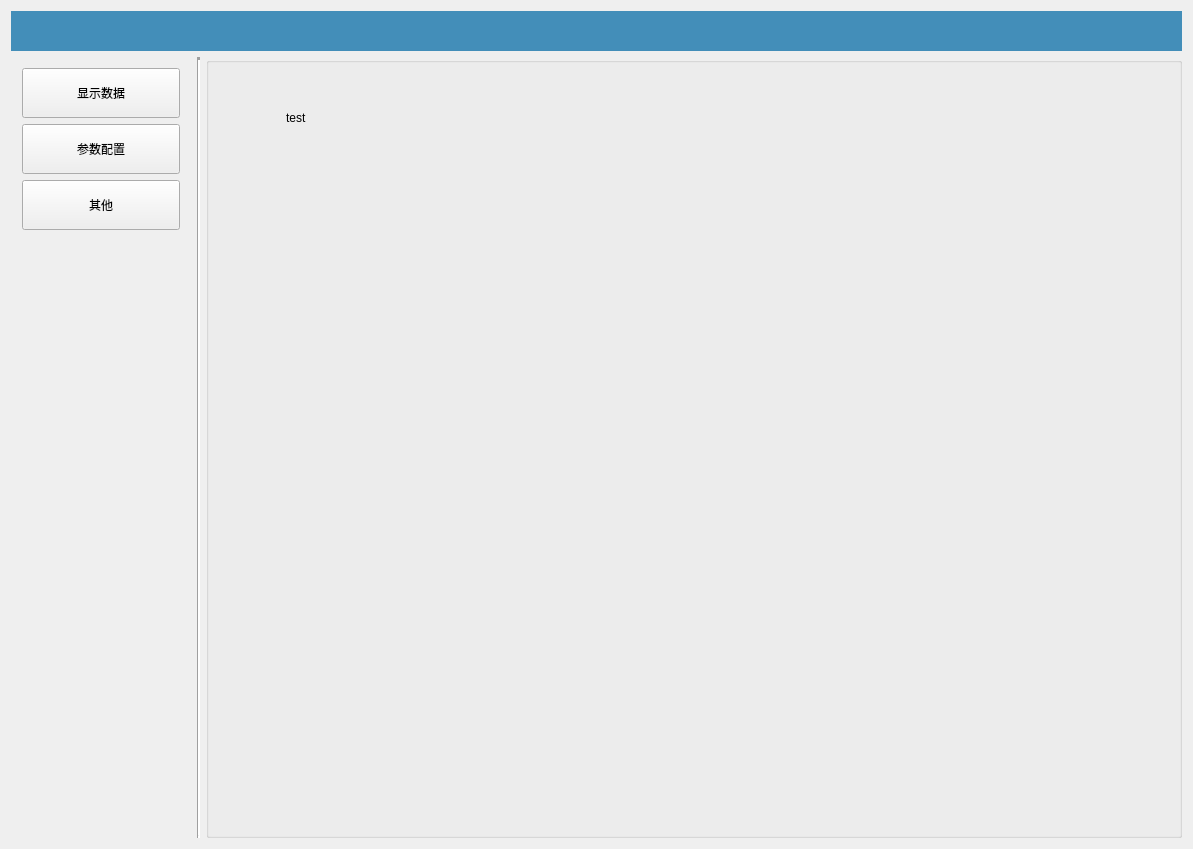
<?xml version="1.0" encoding="UTF-8"?>
<ui version="4.0">
 <class>SerialComClass</class>
 <widget class="QWidget" name="SerialComClass">
  <property name="geometry">
   <rect>
    <x>0</x>
    <y>0</y>
    <width>1193</width>
    <height>849</height>
   </rect>
  </property>
  <property name="windowTitle">
   <string>SerialCom</string>
  </property>
  <layout class="QGridLayout" name="gridLayout">
   <item row="1" column="0">
    <layout class="QHBoxLayout" name="horizontalLayout">
     <item>
      <widget class="QWidget" name="widget_option" native="true">
       <property name="maximumSize">
        <size>
         <width>180</width>
         <height>16777215</height>
        </size>
       </property>
       <layout class="QVBoxLayout" name="verticalLayout">
        <item>
         <widget class="QPushButton" name="pushButton_diaplay">
          <property name="minimumSize">
           <size>
            <width>100</width>
            <height>50</height>
           </size>
          </property>
          <property name="text">
           <string>显示数据</string>
          </property>
         </widget>
        </item>
        <item>
         <widget class="QPushButton" name="pushButton_config">
          <property name="minimumSize">
           <size>
            <width>100</width>
            <height>50</height>
           </size>
          </property>
          <property name="text">
           <string>参数配置</string>
          </property>
         </widget>
        </item>
        <item>
         <widget class="QPushButton" name="pushButton_other">
          <property name="minimumSize">
           <size>
            <width>100</width>
            <height>50</height>
           </size>
          </property>
          <property name="text">
           <string>其他</string>
          </property>
         </widget>
        </item>
        <item>
         <spacer name="verticalSpacer">
          <property name="orientation">
           <enum>Qt::Vertical</enum>
          </property>
          <property name="sizeHint" stdset="0">
           <size>
            <width>20</width>
            <height>584</height>
           </size>
          </property>
         </spacer>
        </item>
       </layout>
      </widget>
     </item>
     <item>
      <widget class="Line" name="line">
       <property name="font">
        <font>
         <weight>75</weight>
         <bold>true</bold>
        </font>
       </property>
       <property name="lineWidth">
        <number>3</number>
       </property>
       <property name="orientation">
        <enum>Qt::Vertical</enum>
       </property>
      </widget>
     </item>
     <item>
      <widget class="QGroupBox" name="groupBox_man">
       <property name="title">
        <string/>
       </property>
       <property name="flat">
        <bool>false</bool>
       </property>
       <widget class="QStackedWidget" name="stackedWidget">
        <property name="geometry">
         <rect>
          <x>20</x>
          <y>0</y>
          <width>931</width>
          <height>741</height>
         </rect>
        </property>
        <property name="lineWidth">
         <number>3</number>
        </property>
        <property name="currentIndex">
         <number>0</number>
        </property>
        <widget class="QWidget" name="page">
         <widget class="QLabel" name="label">
          <property name="geometry">
           <rect>
            <x>60</x>
            <y>30</y>
            <width>161</width>
            <height>61</height>
           </rect>
          </property>
          <property name="text">
           <string>test</string>
          </property>
         </widget>
        </widget>
        <widget class="QWidget" name="page_2"/>
       </widget>
      </widget>
     </item>
    </layout>
   </item>
   <item row="0" column="0">
    <widget class="MainTitleBar" name="title_bar" native="true">
     <property name="minimumSize">
      <size>
       <width>0</width>
       <height>40</height>
      </size>
     </property>
     <property name="maximumSize">
      <size>
       <width>16777215</width>
       <height>75</height>
      </size>
     </property>
     <property name="mouseTracking">
      <bool>true</bool>
     </property>
     <property name="autoFillBackground">
      <bool>false</bool>
     </property>
     <property name="styleSheet">
      <string notr="true">background-color: rgb(67, 142, 185);</string>
     </property>
    </widget>
   </item>
  </layout>
 </widget>
 <layoutdefault spacing="6" margin="11"/>
 <customwidgets>
  <customwidget>
   <class>MainTitleBar</class>
   <extends>QWidget</extends>
   <header>maintitlebar.h</header>
   <container>1</container>
  </customwidget>
 </customwidgets>
 <resources>
  <include location="serialcom.qrc"/>
 </resources>
 <connections/>
</ui>
